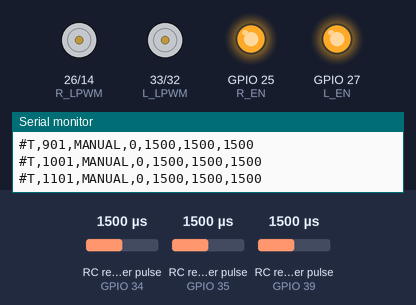
Simulated run of this sketch. Board: ESP32. Parts: motor-driver pin pairs drawn as motors (green arrow = first pin HIGH = forward, orange = second pin HIGH = backward, longer = more drive), output pins drawn as LEDs (lit = HIGH), the last lines printed to the serial monitor. Wiring (inferred from the names in the program): 3 × RC receiver channel: data GPIO 34 / data GPIO 35 / data GPIO 39. The test bench sets the inputs (shaded band); at power-on: RC receiver pulse (sensors on GPIO 34, GPIO 35, GPIO 39) 1500 µs.

Above: at 1.2 s.
1.3 s: RC receiver pulse (sensor on GPIO 34) set to 1020 µs
At 2.5 s:
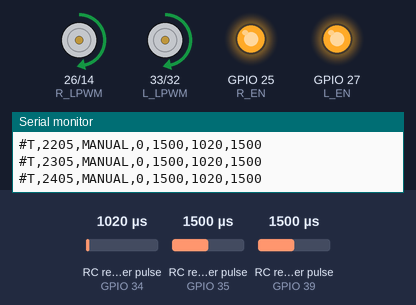
2.8 s: RC receiver pulse (sensor on GPIO 35) set to 1020 µs
At 3.9 s:
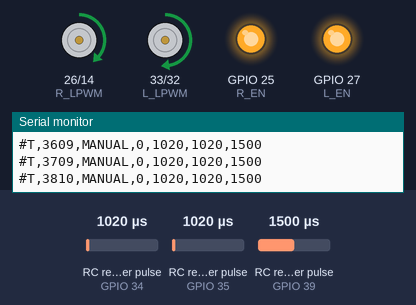
4.3 s: RC receiver pulse (sensor on GPIO 34) set to 1250 µs
At 4.6 s:
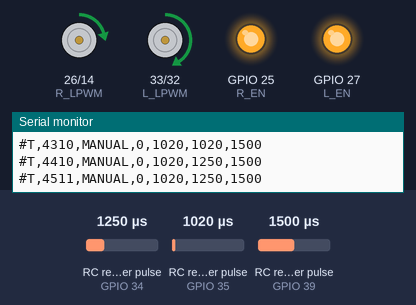
5.8 s: RC receiver pulse (sensor on GPIO 35) set to 1750 µs
At 7.0 s:
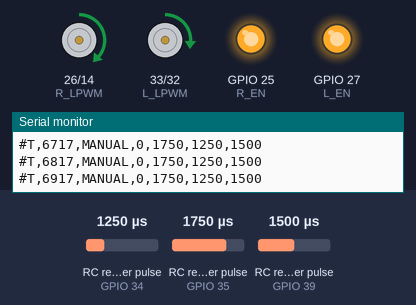
7.3 s: RC receiver pulse (sensor on GPIO 34) set to 1500 µs
At 8.5 s:
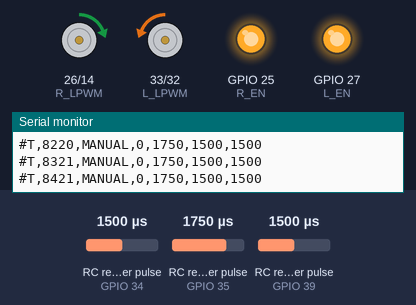
8.8 s: RC receiver pulse (sensor on GPIO 35) set to 1250 µs
At 9.9 s:
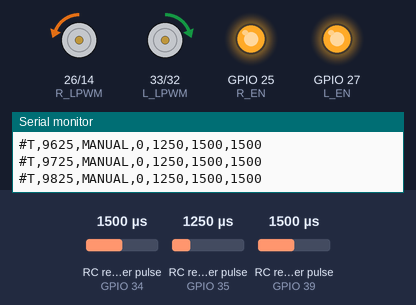
Timing chart, 0 to 11.3 s (numbered marks = the images above; inputs shaded):
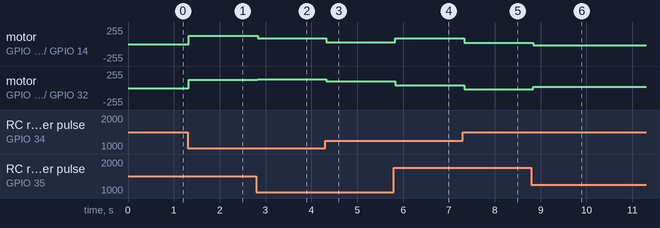

Measured:
- after the input at 1.3 s, motor on GPIO 26 (R_LPWM) / GPIO 14 (R_RPWM), motor on GPIO 33 (L_LPWM) / GPIO 32 (L_RPWM): stopped → forward 125/255 at once
- after the input at 2.8 s, motor on GPIO 26 (R_LPWM) / GPIO 14 (R_RPWM): forward 125/255 → forward 86/255 at once; motor on GPIO 33 (L_LPWM) / GPIO 32 (L_RPWM): forward 125/255 → forward 129/255 at once
- after the input at 4.3 s, motor on GPIO 26 (R_LPWM) / GPIO 14 (R_RPWM): forward 86/255 → forward 26/255 at once; motor on GPIO 33 (L_LPWM) / GPIO 32 (L_RPWM): forward 129/255 → forward 104/255 at once
- after the input at 5.8 s, motor on GPIO 26 (R_LPWM) / GPIO 14 (R_RPWM): forward 26/255 → forward 85/255 at once; motor on GPIO 33 (L_LPWM) / GPIO 32 (L_RPWM): forward 104/255 → forward 45/255 at once
- after the input at 7.3 s, motor on GPIO 26 (R_LPWM) / GPIO 14 (R_RPWM): forward 85/255 → forward 20/255 at once; motor on GPIO 33 (L_LPWM) / GPIO 32 (L_RPWM): forward 45/255 → backward 20/255 at once
- after the input at 8.8 s, motor on GPIO 26 (R_LPWM) / GPIO 14 (R_RPWM): forward 20/255 → backward 20/255 at once; motor on GPIO 33 (L_LPWM) / GPIO 32 (L_RPWM): backward 20/255 → forward 20/255 at once

The sketch:

aces_auto.ino
```cpp
/*  ACES autonomous firmware -- no sonar. Webcam + Pi Cam drive everything.
 *
 *  The ESP32 does ONE job: run the motors when the Pi says GO, stop when it
 *  says STOP or ROW_END. All the seeing and deciding happens on the Pi.
 *  This board is a motor controller with a kill switch, nothing more.
 *
 *  CH5 LOW  = MANUAL RC   your existing sticks, always available
 *  CH5 HIGH = AUTO        takes commands from the Pi over USB
 *
 *  Pi -> ESP32
 *    $GO          drive forward at cruise
 *    $STOP        stop (obstacle ahead)
 *    $ROW_END     no plants left -- stop and stay stopped
 *    $S,<steer>   steering, -100..100, + = turn RIGHT
 *    $P           keepalive
 *
 *  Steering is differential: left = cruise + steer, right = cruise - steer.
 *  The Pi recomputes it every frame from the row centreline it sees.
 *
 *  ESP32 -> Pi at 10 Hz
 *    #T,<ms>,<mode>
 *    #E,<event>
 *
 *  RECEIVER: two wiring options, pick one with RX_MODE below.
 *
 *    RX_PPM  (one signal wire)   PPM/CH1 port  -> GPIO 16
 *    RX_PWM  (three signal wires) CH1 -> GPIO 35
 *                                 CH2 -> GPIO 34
 *                                 CH6 -> GPIO 39
 *    Either way the receiver still needs 5V and GND from the buck converter,
 *    and its ground must be common with the ESP32's.
 *
 *  Motor pins, unchanged from your working RC build:
 *    Left  BTS7960  RPWM 32  LPWM 33
 *    Right BTS7960  RPWM 14  LPWM 26
 *
 *  Safety: in AUTO, if the Pi goes quiet for 2 seconds the ESP32 stops by
 *  itself. The Pi sends something every 100 ms, so a normal loop never gets
 *  close to that -- but a crashed script or a yanked USB cable stops the bot
 *  instead of leaving it driving.
 */

#include <Arduino.h>

// ---- receiver mode -------------------------------------------------------
// Set to 1 if all three receiver wires go to the PPM/CH1 port (one signal
// line carrying every channel). Set to 0 if you have separate signal wires
// from CH1, CH2 and CH6.
#define RX_MODE_PPM 0

// ---- pins ----------------------------------------------------------------
#define PPM_PIN   16          // used only when RX_MODE_PPM is 1

// individual-channel pins, used when RX_MODE_PPM is 0.
// GPIO 34/35/39 are input-only on the ESP32, which is exactly what we want.
#define RX_CH1    35          // steering stick
#define RX_CH2    34          // throttle stick
#define RX_CH6    39          // the AUTO switch
#define L_RPWM    32
#define L_LPWM    33
#define R_RPWM    14
#define R_LPWM    26
// BTS7960 enable pins. Your notes say these are GPIO-driven -- set the numbers
// to match your harness, or tie them high on the board and ignore these.
#define L_EN      27
#define R_EN      25

// ---- speed ---------------------------------------------------------------
// Start LOW. With no sonar centring the bot will drift, and you want time to
// grab CH5. 75 is a sane indoor number; raise toward 100 once you trust it.
const int CRUISE  = 75;
const int MAX_PWM = 130;

// ---- ledc channels -------------------------------------------------------
#define CH_LR 0
#define CH_LL 1
#define CH_RR 2
#define CH_RL 3

// ---- state ---------------------------------------------------------------
enum Mode { MANUAL, AUTO_IDLE, AUTO_RUN, AUTO_DONE };
Mode mode = MANUAL;

volatile uint16_t ppm[8];
volatile uint32_t ppmLast = 0;
volatile uint8_t  ppmIdx  = 0;
uint32_t piLast = 0;
int steerCmd = 0;                      // -100..100, + = turn right

// individual-channel capture: each ISR times the high pulse on its own pin
volatile uint16_t pwmVal[3]  = {1500, 1500, 1000};
volatile uint32_t pwmRise[3] = {0, 0, 0};
volatile uint32_t pwmLast[3] = {0, 0, 0};

// ---- PPM -----------------------------------------------------------------
void IRAM_ATTR ppmISR() {
  uint32_t now = micros(), dt = now - ppmLast; ppmLast = now;
  if (dt > 3000) { ppmIdx = 0; return; }
  if (ppmIdx < 8) ppm[ppmIdx++] = (uint16_t)dt;
}
// ---- individual-channel ISRs --------------------------------------------
// On the rising edge note the time; on the falling edge the difference IS
// the pulse width, which is the channel value in microseconds.
void IRAM_ATTR pwmISR(int i, int pin) {
  uint32_t now = micros();
  if (digitalRead(pin)) {
    pwmRise[i] = now;
  } else if (pwmRise[i]) {
    uint32_t wdt = now - pwmRise[i];
    if (wdt > 800 && wdt < 2200) { pwmVal[i] = (uint16_t)wdt; pwmLast[i] = now; }
  }
}
void IRAM_ATTR isrCh1() { pwmISR(0, RX_CH1); }
void IRAM_ATTR isrCh2() { pwmISR(1, RX_CH2); }
void IRAM_ATTR isrCh6() { pwmISR(2, RX_CH6); }

bool rxAlive() {
#if RX_MODE_PPM
  return (micros() - ppmLast) < 100000UL;
#else
  // Alive if the AUTO-switch channel is still updating. That channel is the
  // one that matters for safety, so it is the one we watch.
  return (micros() - pwmLast[2]) < 100000UL;
#endif
}

// ch(0)=steering, ch(1)=throttle, ch(4)=the AUTO switch.
// The indices stay the same in both modes so the rest of the code does not
// care which wiring you used.
int ch(int i) {
#if RX_MODE_PPM
  uint16_t v = ppm[i];
  return (v > 800 && v < 2200) ? v : 1500;
#else
  if (i == 0) return pwmVal[0];
  if (i == 1) return pwmVal[1];
  if (i == 4) return pwmVal[2];
  return 1500;
#endif
}

// ---- motors --------------------------------------------------------------
void side(int fwd, int rev, int pwm) {
  pwm = constrain(pwm, -255, 255);
  ledcWrite(fwd, pwm >= 0 ?  pwm : 0);
  ledcWrite(rev, pwm <  0 ? -pwm : 0);
}
void drive(int l, int r) {
  side(CH_LR, CH_LL, constrain(l, -MAX_PWM, MAX_PWM));
  side(CH_RR, CH_RL, constrain(r, -MAX_PWM, MAX_PWM));
}
void stopAll() { drive(0, 0); }

// ---- protocol ------------------------------------------------------------
void event(const char* e) { Serial.printf("#E,%s\n", e); }

void handleLine(String ln) {
  if (ln.length() < 2 || ln[0] != '$') return;
  piLast = millis();
  if      (ln.startsWith("$GO"))      { if (mode == AUTO_IDLE) { mode = AUTO_RUN;  event("RUNNING"); } }
  else if (ln.startsWith("$STOP"))    { if (mode == AUTO_RUN)  { mode = AUTO_IDLE; stopAll(); steerCmd = 0; event("STOPPED"); } }
  else if (ln.startsWith("$ROW_END")) { mode = AUTO_DONE; stopAll(); event("ROW_END_ACK"); }
  else if (ln.startsWith("$S,"))      { steerCmd = constrain(ln.substring(3).toInt(), -100, 100); }
  else if (ln.startsWith("$P"))       { /* keepalive only */ }
}

// ---- setup ---------------------------------------------------------------
void setup() {
  Serial.begin(115200);
  pinMode(L_EN, OUTPUT); pinMode(R_EN, OUTPUT);
  digitalWrite(L_EN, HIGH); digitalWrite(R_EN, HIGH);

  ledcSetup(CH_LR, 15000, 8); ledcAttachPin(L_RPWM, CH_LR);
  ledcSetup(CH_LL, 15000, 8); ledcAttachPin(L_LPWM, CH_LL);
  ledcSetup(CH_RR, 15000, 8); ledcAttachPin(R_RPWM, CH_RR);
  ledcSetup(CH_RL, 15000, 8); ledcAttachPin(R_LPWM, CH_RL);

#if RX_MODE_PPM
  pinMode(PPM_PIN, INPUT_PULLUP);
  attachInterrupt(digitalPinToInterrupt(PPM_PIN), ppmISR, RISING);
  memset((void*)ppm, 0, sizeof(ppm));
  event("RX_PPM");
#else
  pinMode(RX_CH1, INPUT); pinMode(RX_CH2, INPUT); pinMode(RX_CH6, INPUT);
  attachInterrupt(digitalPinToInterrupt(RX_CH1), isrCh1, CHANGE);
  attachInterrupt(digitalPinToInterrupt(RX_CH2), isrCh2, CHANGE);
  attachInterrupt(digitalPinToInterrupt(RX_CH6), isrCh6, CHANGE);
  event("RX_PWM_CH1_CH2_CH6");
#endif

  stopAll();
  event("BOOT");
}

// ---- loop ----------------------------------------------------------------
void loop() {
  static uint32_t tCtl = 0, tTlm = 0;
  static String buf;
  uint32_t now = millis();

  while (Serial.available()) {
    char c = Serial.read();
    if (c == '\n') { handleLine(buf); buf = ""; }
    else if (c != '\r' && buf.length() < 48) buf += c;
  }

  if (now - tCtl >= 20) {                       // 50 Hz
    tCtl = now;
    bool rc = rxAlive();
    bool wantAuto = (rc && ch(4) > 1600);       // CH5 high

    if (!wantAuto) {
      if (mode != MANUAL) { mode = MANUAL; stopAll(); event("MANUAL"); }
    } else if (mode == MANUAL) {
      mode = AUTO_IDLE; stopAll(); piLast = now; event("AUTO");
    }

    // Pi silence watchdog
    if ((mode == AUTO_RUN || mode == AUTO_IDLE) && (now - piLast) > 2000) {
      stopAll(); mode = AUTO_IDLE; event("PI_TIMEOUT");
    }

    switch (mode) {
      case MANUAL: {
        if (!rc) { stopAll(); break; }
        int t = ch(1) - 1500, s = ch(0) - 1500;
        if (abs(t) < 40) t = 0;
        if (abs(s) < 40) s = 0;
        int v  = map(t, -500, 500, -MAX_PWM, MAX_PWM);
        int st = map(s, -500, 500, -40, 40);
        drive(v + st, v - st);
        break;
      }
      case AUTO_RUN: {
        // Differential steering. Scaled so a full +/-100 command gives a
        // firm but not violent turn -- a spin-on-the-spot correction inside
        // a crop row puts wheels through plants.
        int st = (steerCmd * 45) / 100;
        drive(CRUISE + st, CRUISE - st);
        break;
      }
      case AUTO_DONE: stopAll(); break;
      default:        stopAll();
    }
  }

  if (now - tTlm >= 100) {                      // 10 Hz
    tTlm = now;
    const char* ms = mode == MANUAL    ? "MANUAL"
                   : mode == AUTO_RUN  ? "AUTO_RUN"
                   : mode == AUTO_DONE ? "AUTO_DONE" : "AUTO_IDLE";
    // The extra fields make wiring problems obvious from the terminal:
    // if ch1/ch2/ch6 sit at 1500/1500/1500 the receiver is not being read.
    Serial.printf("#T,%lu,%s,%d,%d,%d,%d\n",
                  now, ms, steerCmd, ch(0), ch(1), ch(4));
  }
}
```
